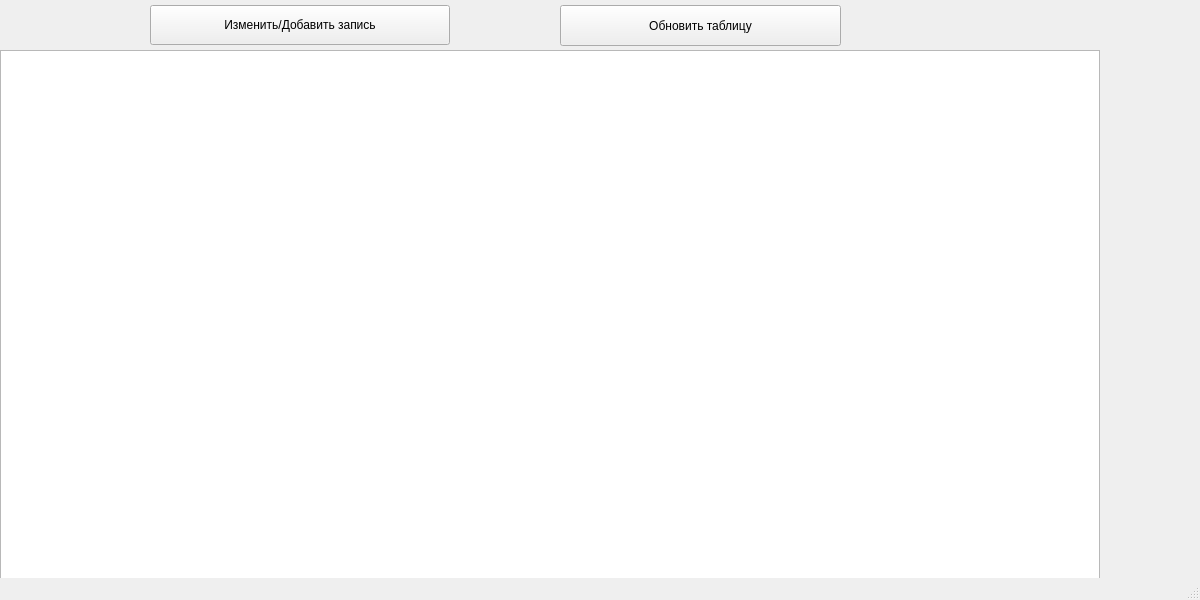
<?xml version="1.0" encoding="UTF-8"?>
<ui version="4.0">
 <class>MainWindow</class>
 <widget class="QMainWindow" name="MainWindow">
  <property name="geometry">
   <rect>
    <x>0</x>
    <y>0</y>
    <width>1200</width>
    <height>600</height>
   </rect>
  </property>
  <property name="windowTitle">
   <string>MainWindow</string>
  </property>
  <widget class="QWidget" name="centralwidget">
   <widget class="QTableWidget" name="tableWidget">
    <property name="geometry">
     <rect>
      <x>0</x>
      <y>50</y>
      <width>1100</width>
      <height>600</height>
     </rect>
    </property>
   </widget>
   <widget class="QPushButton" name="pushButton">
    <property name="geometry">
     <rect>
      <x>150</x>
      <y>5</y>
      <width>300</width>
      <height>40</height>
     </rect>
    </property>
    <property name="styleSheet">
     <string notr="true">font: 10pt &quot;MS Shell Dlg 2&quot;;</string>
    </property>
    <property name="text">
     <string>Изменить/Добавить запись</string>
    </property>
   </widget>
   <widget class="QPushButton" name="pushButton_2">
    <property name="geometry">
     <rect>
      <x>560</x>
      <y>5</y>
      <width>281</width>
      <height>41</height>
     </rect>
    </property>
    <property name="styleSheet">
     <string notr="true">font: 10pt &quot;MS Shell Dlg 2&quot;;</string>
    </property>
    <property name="text">
     <string>Обновить таблицу</string>
    </property>
   </widget>
  </widget>
  <widget class="QMenuBar" name="menubar">
   <property name="geometry">
    <rect>
     <x>0</x>
     <y>0</y>
     <width>1200</width>
     <height>18</height>
    </rect>
   </property>
  </widget>
  <widget class="QStatusBar" name="statusbar"/>
 </widget>
 <resources/>
 <connections/>
</ui>
